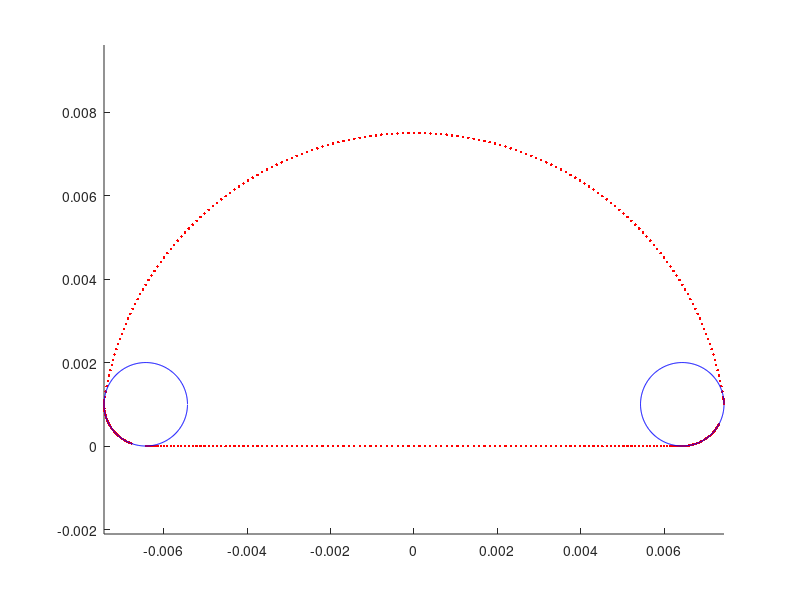

Here is the MATLAB script that generated this plot:
clear all
close all
clc
%% create trajectory
t = 0:1:359;
r= 7.5/1000;
r2=1/1000; %radius of curvature of corners
rc_offx = 6.427/1000;
rc_offy = 1/1000;
rc1 = [r2*cosd(t)-rc_offx; r2*sind(t)+rc_offy];
rc2 = [r2*cosd(t)+rc_offx; r2*sind(t)+rc_offy];

x = r*cosd(t);
for i=1: length(t)
    y(i)=r*sind(t(i));
    if(t(i)>180);
        y(i) = 0;
    end
    if(t(i)>171 && t(i) < 180+31)
        j = (i - 171)*2 + 171; % quick way to change range of rc2
        x(i) = rc1(1,j);
        y(i) = rc1(2,j);
    end
    if(t(i)<9)
        j = i; % quick way to change range of rc2
        x(i) = rc2(1,j);
        y(i) = rc2(2,j);
    end
    if(t(i)>360-31)
        j = mod((i - 329)*2 + 270,360); % quick way to change range of rc2
        x(i) = rc2(1,j);
        y(i) = rc2(2,j);
    end
    
end
hold on
plot(x',y','.r')
plot(rc1(1,:),rc1(2,:), 'b')
plot(rc2(1,:),rc2(2,:), 'b')
axis equal
